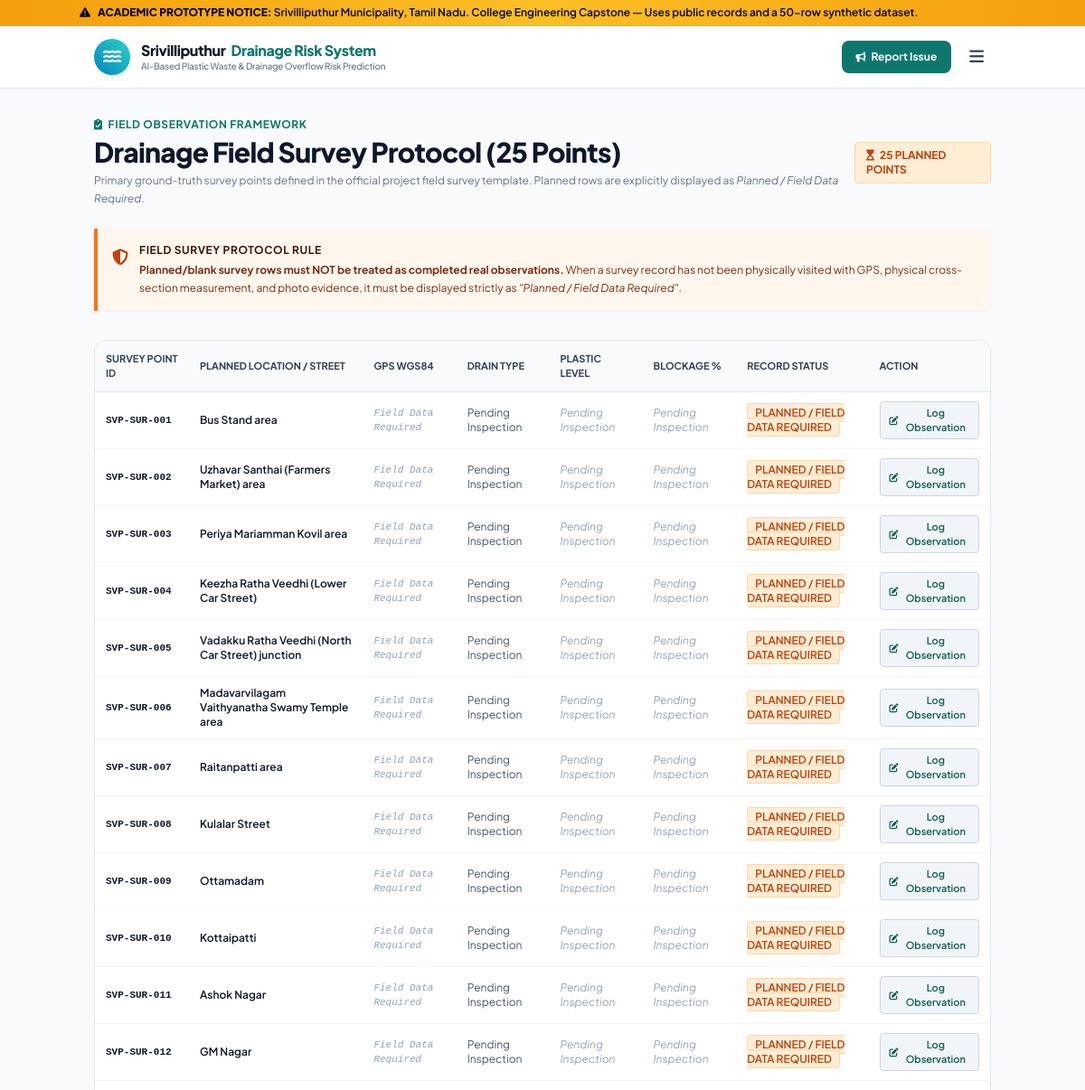
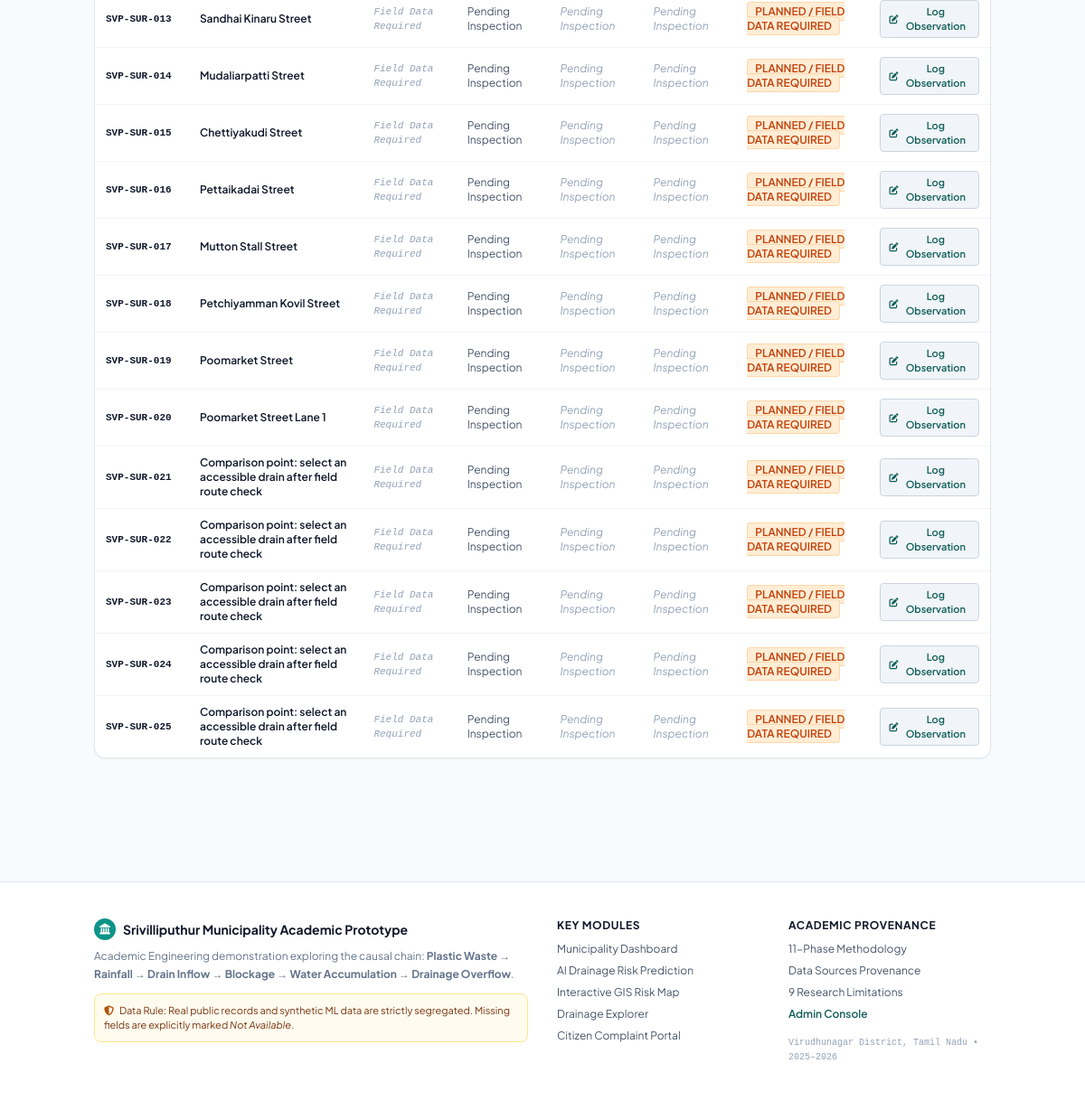
Screenshot of /field-survey with the database file from the repository (2 pictures, top to bottom).
### tables this page shows
CREATE TABLE field_surveys (
        id INTEGER PRIMARY KEY AUTOINCREMENT,
        survey_point_id TEXT UNIQUE NOT NULL,
        drain_id TEXT,
        survey_date TEXT,
        survey_time_ist TEXT,
        surveyor_id TEXT,
        ward_no INTEGER,
        street_or_location TEXT NOT NULL,
        landmark TEXT,
        latitude_wgs84 REAL,
        longitude_wgs84 REAL,
        gps_accuracy_m REAL,
        gps_method TEXT DEFAULT 'Phone GPS',
        drain_present TEXT,
        drain_type TEXT,
        drain_cover_status TEXT,
        drain_shape TEXT,
        drain_length_observed_m REAL,
        drain_width_m REAL,
        drain_depth_m REAL,
        water_depth_cm REAL,
        flow_observed TEXT,
        plastic_level TEXT,
        plastic_description TEXT,
        other_debris_level TEXT,
        sediment_depth_cm REAL,
        blockage_percent REAL,
        blockage_method TEXT,
        overflow_observed TEXT,
        overflow_evidence TEXT,
        overflow_severity TEXT,
        last_cleaning_date TEXT,
        cleaning_info_source TEXT,
        days_since_cleaning INTEGER,
        weather_at_visit TEXT,
        rainfall_recent_notes TEXT,
        notes TEXT,
        record_status TEXT NOT NULL DEFAULT 'PLANNED',
        data_quality_check TEXT
    );

### app.py (the view)
@app.route('/field-survey')
def field_survey():
    conn = get_db()
    c = conn.cursor()
    c.execute("SELECT * FROM field_surveys")
    surveys = [dict(row) for row in c.fetchall()]
    conn.close()
    return render_template('field_survey.html', surveys=surveys)

### app.py (called while the page is built)
def get_db():
    conn = sqlite3.connect(str(DB_PATH))
    conn.row_factory = sqlite3.Row
    return conn

@app.context_processor
def inject_global_context():
    return {
        'project_title': 'AI-Based Plastic Waste & Drainage Overflow Risk Prediction System',
        'municipality_name': 'Srivilliputhur Municipality',
        'state_name': 'Tamil Nadu',
        'prototype_disclaimer': 'Academic Demonstration Prototype — Built using public municipal records and a 50-row synthetic ML dataset. Not an official municipal deployment.',
        'current_year': '2026'
    }

### templates/field_survey.html (shortened to what this page needs)
{% extends "base.html" %}
{% block content %}
<div class="container mx-auto px-4 py-8">
  <div class="flex flex-col md:flex-row md:items-center justify-between gap-4 mb-6">
    <div>
      <div class="text-xs font-bold text-teal-700 uppercase tracking-wider mb-1 flex items-center gap-1.5">
        <i class="fa-solid fa-clipboard-check"></i> Field Observation Framework
      </div>
      <h1 class="text-2xl md:text-3xl font-extrabold text-slate-900 tracking-tight">
        Drainage Field Survey Protocol (25 Points)
      </h1>
      <p class="text-xs text-slate-500 mt-1 leading-relaxed">
        Primary ground-truth survey points defined in the official project field survey template. Planned rows are explicitly displayed as <em>Planned / Field Data Required</em>.
      </p>
    </div>
    <div class="flex items-center gap-2 self-start md:self-auto">
      <span class="badge-status-field-required px-3 py-1.5 text-xs font-bold">
        <i class="fa-solid fa-hourglass-start mr-1"></i> 25 PLANNED POINTS
      </span>
    </div>
  </div>
  <div class="p-4 bg-orange-50 border-l-4 border-orange-500 rounded-r-xl mb-8 shadow-sm">
    <div class="flex items-start gap-3">
      <i class="fa-solid fa-shield-halved text-orange-700 text-lg mt-0.5"></i>
      <div>
        <div class="text-xs font-bold text-orange-950 uppercase tracking-wider">Field Survey Protocol Rule</div>
        <p class="text-xs text-orange-900 mt-1 leading-relaxed">
          <strong>Planned/blank survey rows must NOT be treated as completed real observations.</strong>
          When a survey record has not been physically visited with GPS, physical cross-section measurement, and photo evidence, it must be displayed strictly as <em>"Planned / Field Data Required"</em>.
        </p>
      </div>
    </div>
  </div>
  <div class="bg-white border border-slate-200 rounded-xl shadow-sm overflow-hidden mb-10">
    <div class="overflow-x-auto">
      <table class="w-full text-xs text-left">
        <thead class="bg-slate-50 text-slate-700 font-semibold border-b border-slate-200 uppercase text-[11px]">
          <tr>
            <th class="px-3 py-3">Survey Point ID</th>
            <th class="px-3 py-3">Planned Location / Street</th>
            <th class="px-3 py-3">GPS WGS84</th>
            <th class="px-3 py-3">Drain Type</th>
            <th class="px-3 py-3">Plastic Level</th>
            <th class="px-3 py-3">Blockage %</th>
            <th class="px-3 py-3">Record Status</th>
            <th class="px-3 py-3">Action</th>
          </tr>
        </thead>
        <tbody class="divide-y divide-slate-100">
          {% for s in surveys %}
          <tr class="hover:bg-slate-50 transition" id="row-{{ s.survey_point_id }}">
            <td class="px-3 py-2.5 font-bold text-slate-900 font-mono text-[11px] whitespace-nowrap">{{ s.survey_point_id }}</td>
            <td class="px-3 py-2.5 font-semibold text-slate-900 max-w-xs">{{ s.street_or_location }}</td>
            <td class="px-3 py-2.5 text-slate-500 font-mono text-[11px]">
              {% if s.latitude_wgs84 and s.longitude_wgs84 %}
                {{ s.latitude_wgs84 }}, {{ s.longitude_wgs84 }}
              {% else %}
                <span class="text-slate-400 italic">Field Data Required</span>
              {% endif %}
            </td>
            <td class="px-3 py-2.5 text-slate-600">
              {{ s.drain_type if s.drain_type else 'Pending Inspection' }}
            </td>
            <td class="px-3 py-2.5">
              {% if s.plastic_level %}
                <span class="font-bold text-slate-800">{{ s.plastic_level }}</span>
              {% else %}
                <span class="text-slate-400 italic">Pending Inspection</span>
              {% endif %}
            </td>
            <td class="px-3 py-2.5">
              {% if s.blockage_percent %}
                <span class="font-bold text-slate-800">{{ s.blockage_percent }}%</span>
              {% else %}
                <span class="text-slate-400 italic">Pending Inspection</span>
              {% endif %}
            </td>
            <td class="px-3 py-2.5">
              {% if s.record_status == 'VALIDATED' %}
                <span class="badge-status-verified">VALIDATED</span>
              {% elif s.record_status == 'COMPLETED' %}
                <span class="badge-status-synthetic">COMPLETED</span>
              {% else %}
                <span class="badge-status-field-required">PLANNED / FIELD DATA REQUIRED</span>
              {% endif %}
            </td>
            <td class="px-3 py-2.5">
              <button onclick="openSurveyModal('{{ s.survey_point_id }}', '{{ s.street_or_location }}')" class="px-2.5 py-1 bg-slate-100 hover:bg-teal-50 text-teal-800 border border-slate-300 rounded font-semibold text-[11px] transition flex items-center gap-1">
                <i class="fa-solid fa-pen-to-square text-[10px]"></i> Log Observation
              </button>
            </td>
          </tr>
          {% endfor %}
        </tbody>
      </table>
    </div>
  </div>
</div>
{% endblock %}

### static/css/custom.css (style rules this page uses)
body { font-family: 'Plus Jakarta Sans', 'Inter', sans-serif; background-color: #f8fafc; color: #1e293b; }
code, pre, .font-mono { font-family: 'JetBrains Mono', monospace; }
.badge-status-field-required { background-color: #ffedd5; color: #c2410c; border: 1px solid #fed7aa; font-weight: 600; font-size: 0.75rem; padding: 0.15rem 0.5rem; border-radius: 0.25rem; }

### rows the page displays
field_surveys: survey_point_id "SVP-SUR-001", street_or_location "Bus Stand area", drain_type "Pending Inspection", record_status "PLANNED / FIELD DATA REQUIRED"
field_surveys: survey_point_id "SVP-SUR-002", street_or_location "Uzhavar Santhai (Farmers Market) area", drain_type "Pending Inspection", record_status "PLANNED / FIELD DATA REQUIRED"
field_surveys: survey_point_id "SVP-SUR-003", street_or_location "Periya Mariamman Kovil area", drain_type "Pending Inspection", record_status "PLANNED / FIELD DATA REQUIRED"
field_surveys: survey_point_id "SVP-SUR-004", street_or_location "Keezha Ratha Veedhi (Lower Car Street)", drain_type "Pending Inspection", record_status "PLANNED / FIELD DATA REQUIRED"
field_surveys: survey_point_id "SVP-SUR-005", street_or_location "Vadakku Ratha Veedhi (North Car Street) junction", drain_type "Pending Inspection", record_status "PLANNED / FIELD DATA REQUIRED"
field_surveys: survey_point_id "SVP-SUR-006", street_or_location "Madavarvilagam Vaithyanatha Swamy Temple area", drain_type "Pending Inspection", record_status "PLANNED / FIELD DATA REQUIRED"
field_surveys: survey_point_id "SVP-SUR-007", street_or_location "Raitanpatti area", drain_type "Pending Inspection", record_status "PLANNED / FIELD DATA REQUIRED"
field_surveys: survey_point_id "SVP-SUR-008", street_or_location "Kulalar Street", drain_type "Pending Inspection", record_status "PLANNED / FIELD DATA REQUIRED"
field_surveys: survey_point_id "SVP-SUR-009", street_or_location "Ottamadam", drain_type "Pending Inspection", record_status "PLANNED / FIELD DATA REQUIRED"
field_surveys: survey_point_id "SVP-SUR-010", street_or_location "Kottaipatti", drain_type "Pending Inspection", record_status "PLANNED / FIELD DATA REQUIRED"
field_surveys: survey_point_id "SVP-SUR-011", street_or_location "Ashok Nagar", drain_type "Pending Inspection", record_status "PLANNED / FIELD DATA REQUIRED"
field_surveys: survey_point_id "SVP-SUR-012", street_or_location "GM Nagar", drain_type "Pending Inspection", record_status "PLANNED / FIELD DATA REQUIRED"
field_surveys: survey_point_id "SVP-SUR-013", street_or_location "Sandhai Kinaru Street", drain_type "Pending Inspection", record_status "PLANNED / FIELD DATA REQUIRED"
field_surveys: survey_point_id "SVP-SUR-014", street_or_location "Mudaliarpatti Street", drain_type "Pending Inspection", record_status "PLANNED / FIELD DATA REQUIRED"
field_surveys: survey_point_id "SVP-SUR-015", street_or_location "Chettiyakudi Street", drain_type "Pending Inspection", record_status "PLANNED / FIELD DATA REQUIRED"
field_surveys: survey_point_id "SVP-SUR-016", street_or_location "Pettaikadai Street", drain_type "Pending Inspection", record_status "PLANNED / FIELD DATA REQUIRED"
field_surveys: survey_point_id "SVP-SUR-017", street_or_location "Mutton Stall Street", drain_type "Pending Inspection", record_status "PLANNED / FIELD DATA REQUIRED"
field_surveys: survey_point_id "SVP-SUR-018", street_or_location "Petchiyamman Kovil Street", drain_type "Pending Inspection", record_status "PLANNED / FIELD DATA REQUIRED"
field_surveys: survey_point_id "SVP-SUR-019", street_or_location "Poomarket Street", drain_type "Pending Inspection", record_status "PLANNED / FIELD DATA REQUIRED"
field_surveys: survey_point_id "SVP-SUR-020", street_or_location "Poomarket Street Lane 1", drain_type "Pending Inspection", record_status "PLANNED / FIELD DATA REQUIRED"
field_surveys: survey_point_id "SVP-SUR-021", street_or_location "Comparison point: select an accessible drain after field route check", drain_type "Pending Inspection", record_status "PLANNED / FIELD DATA REQUIRED"
field_surveys: survey_point_id "SVP-SUR-022", street_or_location "Comparison point: select an accessible drain after field route check", drain_type "Pending Inspection", record_status "PLANNED / FIELD DATA REQUIRED"
field_surveys: survey_point_id "SVP-SUR-023", street_or_location "Comparison point: select an accessible drain after field route check", drain_type "Pending Inspection", record_status "PLANNED / FIELD DATA REQUIRED"
field_surveys: survey_point_id "SVP-SUR-024", street_or_location "Comparison point: select an accessible drain after field route check", drain_type "Pending Inspection", record_status "PLANNED / FIELD DATA REQUIRED"
field_surveys: survey_point_id "SVP-SUR-025", street_or_location "Comparison point: select an accessible drain after field route check", drain_type "Pending Inspection", record_status "PLANNED / FIELD DATA REQUIRED"
